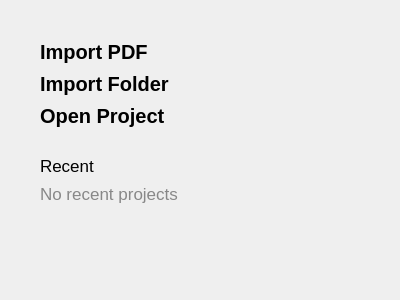
<?xml version="1.0" encoding="UTF-8"?>
<ui version="4.0">
 <class>NewOpenProjectPanel</class>
 <widget class="QWidget" name="NewOpenProjectPanel">
  <property name="geometry">
   <rect>
    <x>0</x>
    <y>0</y>
    <width>400</width>
    <height>300</height>
   </rect>
  </property>
  <property name="sizePolicy">
   <sizepolicy hsizetype="Expanding" vsizetype="Expanding">
    <horstretch>0</horstretch>
    <verstretch>0</verstretch>
   </sizepolicy>
  </property>
  <property name="windowTitle">
   <string>Form</string>
  </property>
  <property name="autoFillBackground">
   <bool>true</bool>
  </property>
  <layout class="QVBoxLayout" name="mainLayout">
   <property name="leftMargin">
    <number>40</number>
   </property>
   <property name="topMargin">
    <number>40</number>
   </property>
   <property name="rightMargin">
    <number>40</number>
   </property>
   <property name="bottomMargin">
    <number>40</number>
   </property>
   <property name="spacing">
    <number>8</number>
   </property>
   <item>
    <widget class="QLabel" name="importPdfLabel">
     <property name="font">
      <font>
       <pointsize>15</pointsize>
       <bold>true</bold>
      </font>
     </property>
     <property name="cursor">
      <cursorShape>PointingHandCursor</cursorShape>
     </property>
     <property name="text">
      <string>Import PDF</string>
     </property>
    </widget>
   </item>
   <item>
    <widget class="QLabel" name="importFolderLabel">
     <property name="font">
      <font>
       <pointsize>15</pointsize>
       <bold>true</bold>
      </font>
     </property>
     <property name="cursor">
      <cursorShape>PointingHandCursor</cursorShape>
     </property>
     <property name="text">
      <string>Import Folder</string>
     </property>
    </widget>
   </item>
   <item>
    <widget class="QLabel" name="openProjectLabel">
     <property name="font">
      <font>
       <pointsize>15</pointsize>
       <bold>true</bold>
      </font>
     </property>
     <property name="cursor">
      <cursorShape>PointingHandCursor</cursorShape>
     </property>
     <property name="text">
      <string>Open Project</string>
     </property>
    </widget>
   </item>
   <item>
    <spacer name="verticalSpacer1">
     <property name="orientation">
      <enum>Qt::Vertical</enum>
     </property>
     <property name="sizeType">
      <enum>QSizePolicy::Fixed</enum>
     </property>
     <property name="sizeHint" stdset="0">
      <size>
       <width>20</width>
       <height>20</height>
      </size>
     </property>
    </spacer>
   </item>
   <item>
    <widget class="QLabel" name="recentLabel">
     <property name="font">
      <font>
       <pointsize>13</pointsize>
      </font>
     </property>
     <property name="text">
      <string>Recent</string>
     </property>
    </widget>
   </item>
   <item>
    <widget class="QWidget" name="recentProjectsContainer" native="true">
     <layout class="QVBoxLayout" name="recentProjectsLayout">
      <property name="leftMargin">
       <number>0</number>
      </property>
      <property name="topMargin">
       <number>0</number>
      </property>
      <property name="rightMargin">
       <number>0</number>
      </property>
      <property name="bottomMargin">
       <number>0</number>
      </property>
      <property name="spacing">
       <number>4</number>
      </property>
      <item>
       <widget class="QLabel" name="noRecentLabel">
        <property name="font">
         <font>
          <pointsize>13</pointsize>
         </font>
        </property>
        <property name="styleSheet">
         <string notr="true">color: #888888;</string>
        </property>
        <property name="text">
         <string>No recent projects</string>
        </property>
       </widget>
      </item>
     </layout>
    </widget>
   </item>
   <item>
    <spacer name="verticalSpacer2">
     <property name="orientation">
      <enum>Qt::Vertical</enum>
     </property>
     <property name="sizeHint" stdset="0">
      <size>
       <width>20</width>
       <height>40</height>
      </size>
     </property>
    </spacer>
   </item>
  </layout>
 </widget>
 <resources/>
 <connections/>
</ui>
